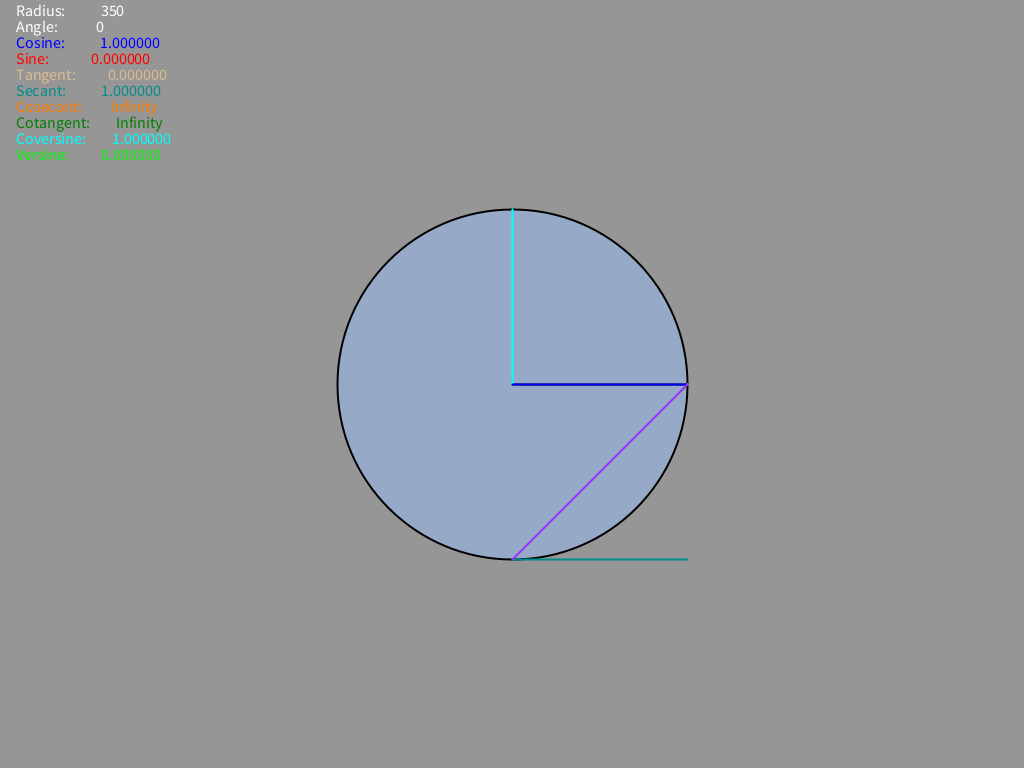
Frame 1 (no input)
Frame 60 (the mouse pressed at the canvas centre just before this capture): identical to frame 1, image omitted
Frame 120 (the mouse held since frame 60 and released just before this capture): identical to frame 1, image omitted

The Processing sketch that drew this single still picture (run headless with seeded random() and noise(); from frame 60 on, the mouse is pressed at the canvas centre):

// Processing sketch: circle_trigonometry
// ── circle_trigonometry.pde
/*

https://www2.clarku.edu/faculty/djoyce/trig/tangents.html
https://en.wikipedia.org/wiki/Unit_circle#Trigonometric_functions_on_the_unit_circle

*/

float radius;
float angle;
int fontsz;
boolean animate;

void setup() {
  size(1024, 768);
  fontsz = 16;
  textSize(fontsz);
  radius = 350;
  angle = 0;
  animate = false;
}

void draw() {
  background(150);
  
  push();
  strokeWeight(2);
  fill(150, 170, 200);
  circle(width/2, height/2, radius);
  trigonometry(width/2, height/2, radius/2);
  drawText();
  pop();
      
  if (animate)
    angle += radians(1);
  angle %= 2*PI;
}

void drawText() {
  float c = cos(angle);
  float s = sin(angle);
  float t = tan(angle);
  float vc = 1 - s; 
  float vs = 1 - c;
  float sc = 1 / c;
  float cs = 1 / s;
  float ct = 1 / t;
  
  fill(255);
  text(String.format("%-16s % .0f", "Radius:", radius), 16, 16 + 0*fontsz);
  text(String.format("%-16s % .0f", "Angle:", degrees(angle)), 16, 16 + 1*fontsz);
  
  fill(0, 0, 255);
  text(String.format("%-16s % .6f", "Cosine:", c), 16, 16 + 2*fontsz);
  fill(255, 0, 0);
  text(String.format("%-16s % .6f", "Sine:", s), 16, 16 + 3*fontsz);
  fill(219, 188, 146);
  text(String.format("%-16s % .6f", "Tangent:", t), 16, 16 + 4*fontsz);
  fill(0, 255, 255);
  
  fill(0, 140, 140);
  text(String.format("%-16s % .6f", "Secant:", sc), 16, 16 + 5*fontsz);
  fill(255, 128, 0);
  text(String.format("%-16s % .6f", "Cosecant:", cs), 16, 16 + 6*fontsz);
  fill(0, 128, 0);
  text(String.format("%-16s % .6f", "Cotangent:", ct), 16, 16 + 7*fontsz);
  
  fill(0, 255, 255);
  text(String.format("%-16s % .6f", "Coversine:", vc), 16, 16 + 8*fontsz);  
  fill(0, 255, 0);
  text(String.format("%-16s % .6f", "Versine:", vs), 16, 16 + 9*fontsz);  
}

void trigonometry(float x, float y, float r) {
  float c = r * cos(angle);
  float s = r * sin(angle);
  float t = r * tan(angle);
  float vs = r * (1 - cos(angle));
  float vc = r * (1 - sin(angle));
  float sc = r * (1/cos(angle));
  float cs = r * (1/sin(angle));
  float ct = r * (1/tan(angle));
  
  noStroke();
  fill(100, 100, 200);
  triangle(x, y, x+c, y, x+c, y-s);

  // hypotenuse
  stroke(0, 0, 0);
  line(x, y, x+c, y-s);
  
  // coversine
  stroke(0, 255, 255);
  line(x, y-s, x, y-s-vc);
  
  // versine
  stroke(0, 255, 0);
  line(x+c, y, x+c+vs, y);
  
  // secant
  stroke(0, 140, 140);
  line(x, y+r, x+sc, y+r);
  
  // cosecant
  stroke(255, 128, 0);
  line(x-r, y, x-r, y+cs);
  
  // cosine
  stroke(0, 0, 255);
  line(x, y, x+c, y);
  
  // sine
  stroke(255, 0, 0);
  line(x+c, y, x+c, y-s);
  
  // cotangent
  stroke(0, 128, 0);
  line(x+r, y, x+r, y-ct);
  
  // tangent
  stroke(219, 188, 146);
  line(x+r, y, x+r, y-t);
  
  // hypotenuse to tangent
  stroke(200, 200, 200);
  line(x+c, y-s, x+r, y-t);
  
  // line connecting two points on a circle with one point
  // at the hypotenuse
  stroke(150, 50, 245);
  line(x+c, y-s, x-s, y+c);
}

void keyPressed() {
  if (keyCode == ' ')
    animate = !animate;
  else if (keyCode == LEFT)
    angle -= radians(5);
  else if (keyCode == RIGHT)
    angle += radians(5);
}

void mouseWheel(MouseEvent ev) {
  radius *= exp(0.2*ev.getCount());
}

float sign(float x) {
  return (x < 0) ? -1 : 1;
}
